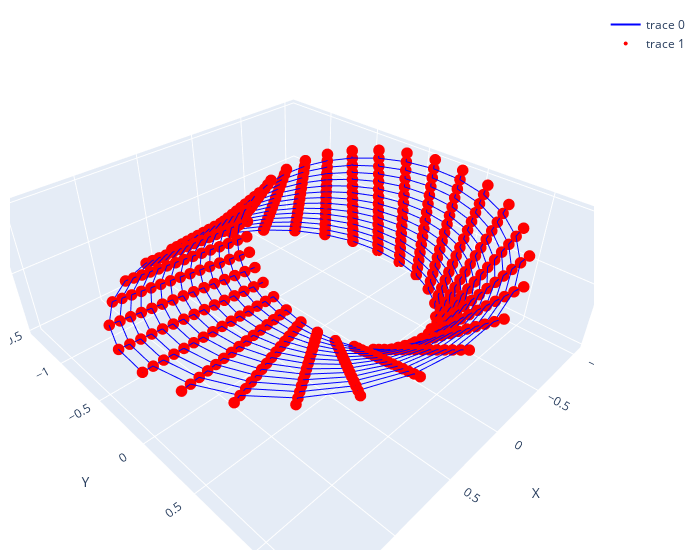

The code cell stored with this chart in its notebook:
### Code cell
x_mobius, y_mobius, z_mobius, edges_mobius = generate_mobius_strip_points_and_edges(30)
visualize_points_and_edges(x_mobius, y_mobius, z_mobius, edges_mobius)

### Figure 1 — Plotly figure (JSON) as saved in the notebook; plotly's stock layout.template omitted (floating-point values rounded to 4 significant figures; data arrays with more than 128 entries replaced by an {"elided": "..."} marker saying what was removed)
{"data": [{"line": {"color": "blue", "width": 2}, "mode": "lines", "type": "scatter3d", "x": {"elided": "2436 float values"}, "y": {"elided": "2436 float values"}, "z": {"elided": "2436 float values"}}, {"marker": {"color": "red", "size": 4}, "mode": "markers", "type": "scatter3d", "x": {"elided": "450 float values"}, "y": {"elided": "450 float values"}, "z": {"elided": "450 float values"}}], "layout": {"margin": {"b": 10, "l": 10, "r": 20, "t": 10}, "scene": {"xaxis": {"title": {"text": "X"}}, "yaxis": {"title": {"text": "Y"}}, "zaxis": {"title": {"text": "Z"}}}, "width": 700}}
